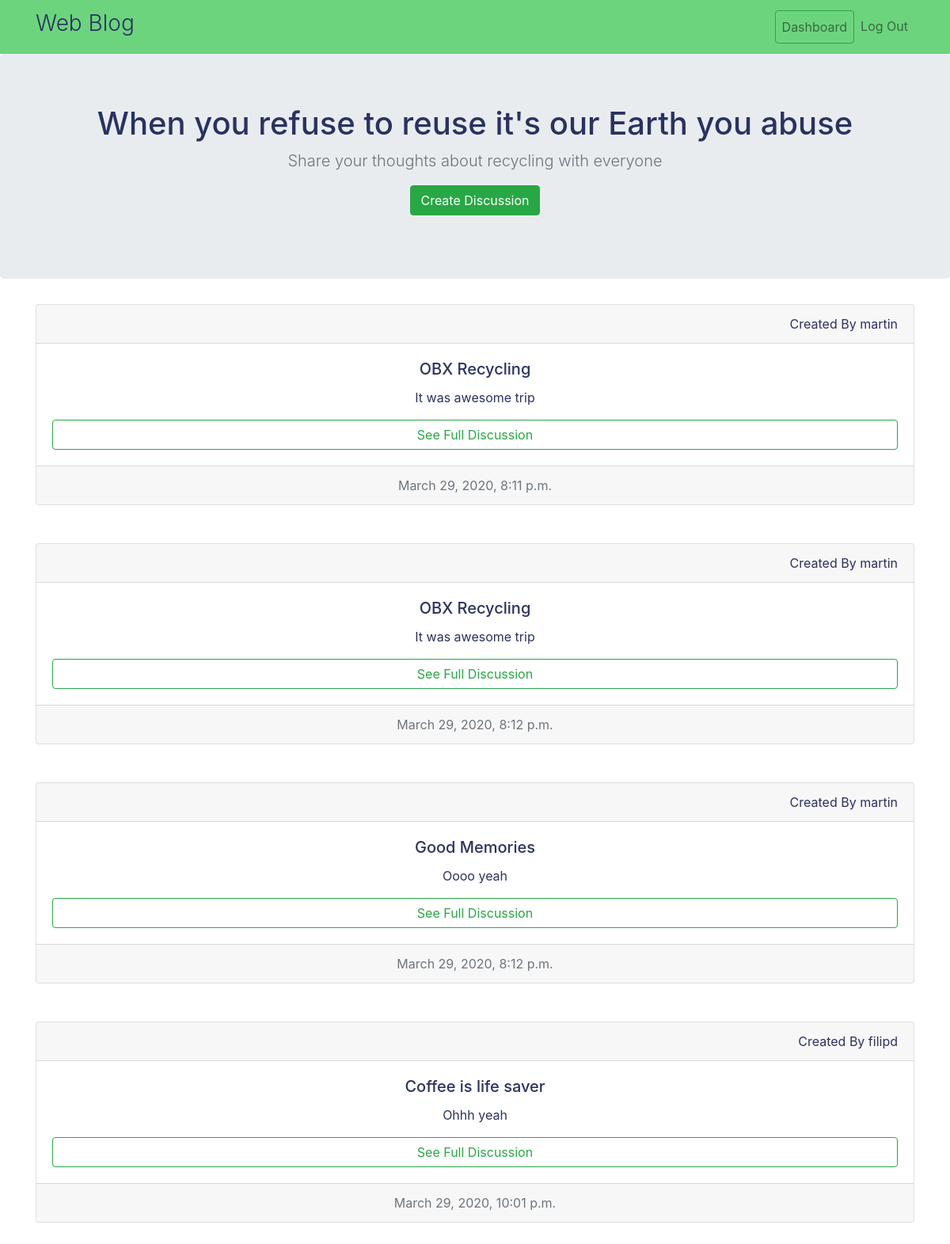
The app's page / (signed in) with its own data.
### blog/models.py (models this page shows)
class Post(models.Model):
    title = models.CharField(max_length=100)
    body = models.TextField()
    time = models.DateTimeField()
    user = models.ForeignKey(User, on_delete=models.CASCADE)

### blog/views.py (the view)
# urls.py: 2. Add a URL to urlpatterns:  path('', views.home, name='home')
def home(request):
    all_posts = Post.objects.all
    passing_dict = {
        'all_posts': all_posts
    }
    return render(request, 'blog/home.html', passing_dict)

### blog/templates/blog/home.html
{% extends 'blog/base.html' %}
{% block content %}
<section class="jumbotron text-center">
    <h1 class="jumbotron-heading">When you refuse to reuse it's our Earth you abuse</h1>
    <p class="lead text-muted">Share your thoughts about recycling with everyone</p>
    <p>
        <a href="{% url 'create_post' %}" class="btn btn-success">Create Discussion</a>
    </p>
</section>
<div class="container">
    {% for post in all_posts%}
    <div class="card text-center mb-5">
        <div class="card-header text-right">
            Created By {{ post.user }}
        </div>
        <div class="card-body">
            <h5 class="card-title">{{ post.title }}</h5>
            <p class="card-text">{{ post.body }}</p>
            <a href="{% url 'detail_post' post.id %}" class="btn btn-outline-success btn-block">See Full Discussion</a>
        </div>
        <div class="card-footer text-muted">
            {{ post.time }}
        </div>
    </div>
    {% endfor %}
</div>
{% endblock %}

### blog/templates/blog/base.html (style rules this page uses)
* { color: #293260; }

### records on screen
Post: user "martin", title "OBX Recycling", body "It was awesome trip", time "March 29, 2020, 8:11 p.m."
Post: user "martin", title "OBX Recycling", body "It was awesome trip", time "March 29, 2020, 8:12 p.m."
Post: user "martin", title "Good Memories", body "Oooo yeah", time "March 29, 2020, 8:12 p.m."
Post: user "filipd", title "Coffee is life saver", body "Ohhh yeah", time "March 29, 2020, 10:01 p.m."
